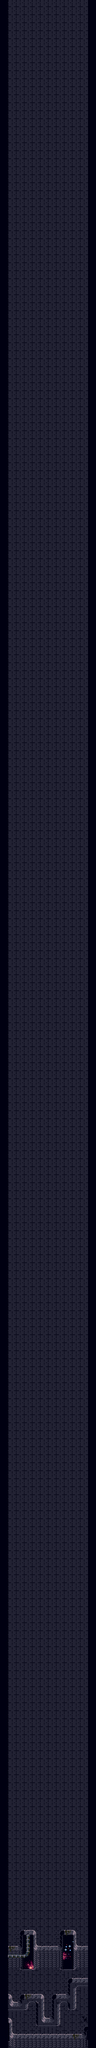

The image is a tile-based game level rendered from a .tmx file. Its description and source (layers, tilesets, objects; grid data summarised) follow:
An orthogonal 12x256 tile map with 16x16 px tiles, 13 tile layers (Nebula, Stars, Asteroids, Walls Below, ...).

<map version="1.9" tiledversion="2022.06.25" orientation="orthogonal" renderorder="right-down" width="12" height="256" tilewidth="16" tileheight="16" infinite="0" backgroundcolor="#000011" nextlayerid="15" nextobjectid="1">
 <tileset firstgid="1" name="tiles_packed" tilewidth="16" tileheight="16" tilecount="80" columns="8">
  <image source="../tiles_packed.png" width="128" height="160" />
 </tileset>
 <layer id="3" name="Nebula" width="12" height="256">
  <data>[3072 cells, 6 non-empty, 6 distinct tile ids]</data>
 </layer>
 <layer id="1" name="Stars" width="12" height="256">
  <data>[3072 cells, 3 non-empty, 2 distinct tile ids]</data>
 </layer>
 <layer id="2" name="Asteroids" width="12" height="256">
  <data>[3072 cells, 0 non-empty, 0 distinct tile ids]</data>
 </layer>
 <layer id="14" name="Walls Below" width="12" height="256">
  <data>[3072 cells, 0 non-empty, 0 distinct tile ids]</data>
 </layer>
 <layer id="4" name="Scaffolding Simple" width="12" height="256">
  <data>[3072 cells, 0 non-empty, 0 distinct tile ids]</data>
 </layer>
 <layer id="5" name="Scaffolding Detailed" width="12" height="256">
  <data>[3072 cells, 0 non-empty, 0 distinct tile ids]</data>
 </layer>
 <layer id="11" name="Debris" width="12" height="256">
  <data>[3072 cells, 0 non-empty, 0 distinct tile ids]</data>
 </layer>
 <layer id="9" name="Pipes Under" width="12" height="256">
  <data>[3072 cells, 2 non-empty, 2 distinct tile ids]</data>
 </layer>
 <layer id="8" name="Floor" width="12" height="256">
  <data>[3072 cells, 2446 non-empty, 10 distinct tile ids]</data>
 </layer>
 <layer id="6" name="Walls" width="12" height="256">
  <data>[3072 cells, 36 non-empty, 5 distinct tile ids]</data>
 </layer>
 <layer id="7" name="Edges" width="12" height="256">
  <data>[3072 cells, 145 non-empty, 14 distinct tile ids]</data>
 </layer>
 <layer id="12" name="Grime" width="12" height="256">
  <data>[3072 cells, 4 non-empty, 1 distinct tile ids]</data>
 </layer>
 <layer id="10" name="Pipes Over" width="12" height="256">
  <data>[3072 cells, 5 non-empty, 3 distinct tile ids]</data>
 </layer>
</map>